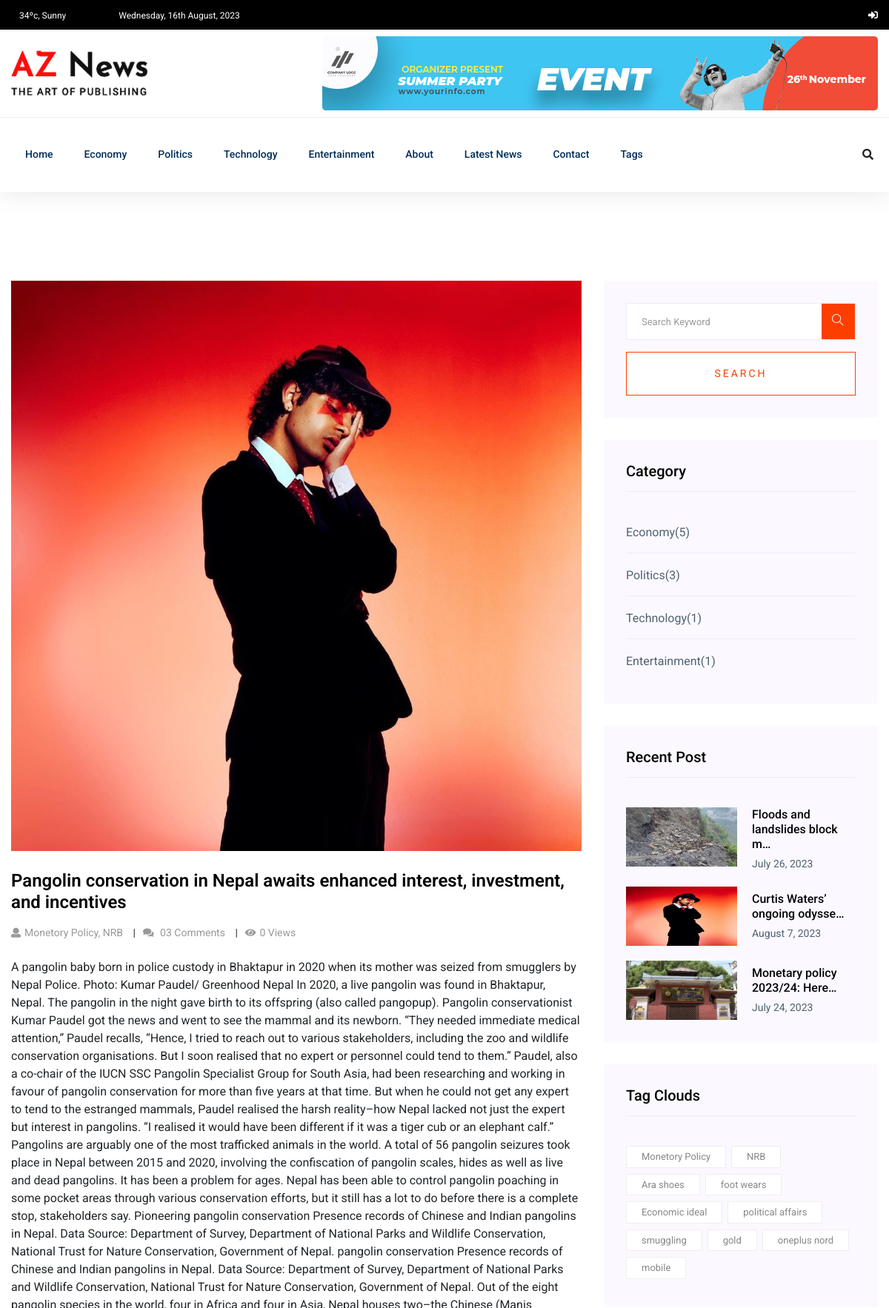
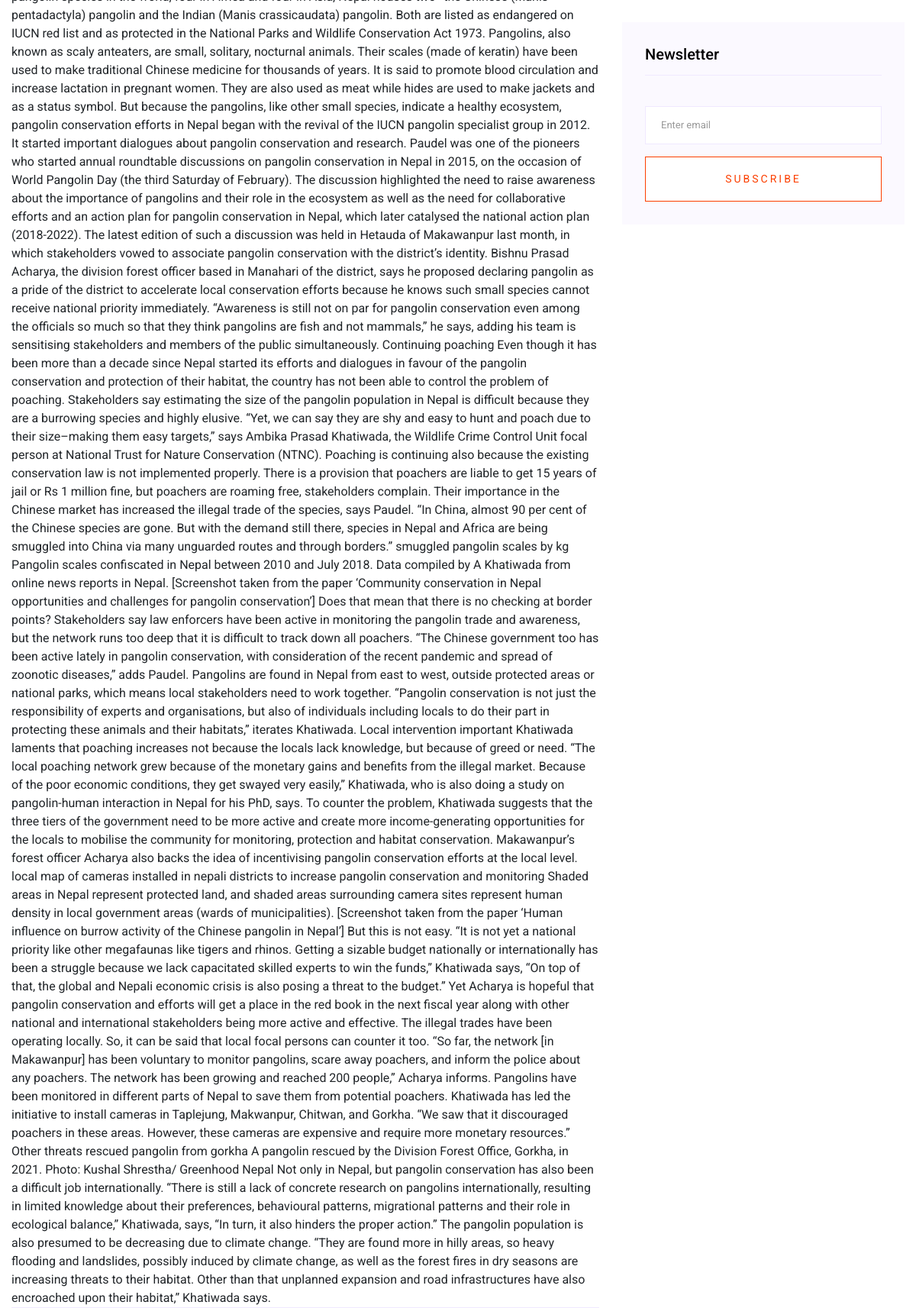
The page /post-detail/10/ (upper part) on the database its author committed (2 pictures, top to bottom).
### newspaper/models.py (models this page shows, shortened)
class TimeStampModel(models.Model):
    created_at = models.DateTimeField(auto_now_add=True)
    updated_at = models.DateTimeField(auto_now=True)
    class Meta:
        abstract = True  # Don't create table in DB

class Category(TimeStampModel):
    name = models.CharField(max_length=100)

class Post(TimeStampModel):
    STATUS_CHOICES = [
        ("active", "Active"),
        ("in_active", "Inactive"),
    ]
    title = models.CharField(max_length=200)
    content = models.TextField()
    featured_image = models.ImageField(upload_to="post_images/%Y/%m/%d", blank=False)
    author = models.ForeignKey("auth.User", on_delete=models.CASCADE)
    status = models.CharField(max_length=20, choices=STATUS_CHOICES, default="active")
    views_count = models.PositiveBigIntegerField(default=0)
    published_at = models.DateTimeField(null=True, blank=True)
    category = models.ForeignKey(Category, on_delete=models.CASCADE)
    tag = models.ManyToManyField(Tag)

class Tag(TimeStampModel):
    name = models.CharField(max_length=100)
    def __str__(self):
        return self.name

### newspaper/views.py (the view)
class PostDetailView(DetailView):
    model = Post
    template_name = "aznews/detail/detail.html"
    context_object_name = "post"
    def get_queryset(self):
        query = super().get_queryset()
        query = query.filter(published_at__isnull=False, status="active")
        return query
    def get_context_data(self, **kwargs):
        context = super().get_context_data(**kwargs)
        obj = self.get_object()
        obj.views_count += 1
        obj.save()
        context["previous_post"] = (
            Post.objects.filter(
                published_at__isnull=False, status="active", id__lt=obj.id
            )
            .order_by("-id")
            .first()
        )
        context["next_post"] = (
            Post.objects.filter(
                published_at__isnull=False, status="active", id__gt=obj.id
            )
            .order_by("id")
            .first()
        )
        return context

### newspaper/navigation.py (called while the page is built)
def navigation(request):
    categories = Category.objects.all()[:5]
    tags = Tag.objects.all()[:10]
    trending_posts = Post.objects.filter(
        published_at__isnull=False, status="active"
    ).order_by("-views_count")[:3]
    return {
        "categories": categories,
        "tags": tags,
        "trending_posts": trending_posts,
    }

### templates/aznews/detail/detail.html (shortened to what this page needs)
{% extends "aznews/base.html" %}
{% block content %}
  <section class="blog_area single-post-area section-padding">
    <div class="container">
      <div class="row">
        <div class="col-lg-8 posts-list">
          {% include "aznews/detail/left/post_detail.html" %}
        </div>
        <div class="col-lg-4">
          <div class="blog_right_sidebar">
            {% include "aznews/list/right/search_form.html" %}
            {% include "aznews/list/right/category.html" %}
            {% include "aznews/list/right/popular_posts.html" %}
            {% include "aznews/list/right/tags.html" %}
            {% include "aznews/list/right/newsletter.html" %}
          </div>
        </div>
      </div>
    </div>
  </section>
{% endblock content %}

### templates/aznews/header.html (shortened to what this page needs)
{% load static %}
<header>
  <div class="header-area">
    <div class="main-header ">
      <div class="header-top black-bg d-none d-md-block">
        <div class="container">
          <div class="col-xl-12">
            <div class="row d-flex justify-content-between align-items-center">
              <div class="header-info-left">
                <ul>
                  <li>
                    34ºc, Sunny
                  </li>
                  <li>
                    {% now "l, jS F, Y" %}
                  </li>
                </ul>
              </div>
              <div class="header-info-right">
                <ul class="header-social">
                  {% if user.is_authenticated %}
                    <li>
                      <a href="{% url 'report:users' %}" title="Download Users">
                        <i class="fas fa-download"></i>
                      </a>
                    </li>
                    <li>
                      <a href="{% url 'report:post-pdf-download' %}" title="Pdf Download">
                        <i class="fas fa-arrow-alt-circle-down"></i>
                      </a>
                    </li>
                    <li>
                      <a href="{% url 'report:post-pdf-view' %}" title="Pdf View">
                        <i class="far fa-file-pdf"></i>
                      </a>
                    </li>
                    <li>
                      <a href="{% url 'news_admin:draft-list' %}"><i class="fas fa-paste"></i></a>
                    </li>
                    <li>
                      <a href="{% url 'news_admin:post-create' %}"><i class="fas fa-plus"></i></a>
                    </li>
                    <li>
                      <a href="{% url 'logout' %}"><i class="fas fa-sign-out-alt"></i></a>
                    </li>
                  {% else %}
                    <li>
                      <a href="{% url 'login' %}"><i class="fas fa-sign-in-alt"></i></a>
                    </li>
                  {% endif %}
                </ul>
              </div>
            </div>
          </div>
        </div>
      </div>
      <div class="header-mid d-none d-md-block">
        <div class="container">
          <div class="row d-flex align-items-center">
            <div class="col-xl-3 col-lg-3 col-md-3">
              <div class="logo">
                <a href="/">
                  <img src="{% static 'aznews/assets/img/logo/logo.png' %}" alt="" />
                </a>
              </div>
            </div>
            <div class="col-xl-9 col-lg-9 col-md-9">
              <div class="header-banner f-right ">
                <img src="{% static 'aznews/assets/img/hero/header_card.jpg' %}" alt="" />
              </div>
            </div>
          </div>
        </div>
      </div>
      <div class="header-bottom header-sticky">
        <div class="container">
          <div class="row align-items-center">
            <div class="col-xl-10 col-lg-10 col-md-12 header-flex">
              <div class="main-menu d-none d-md-block">
                <nav>
                  <ul id="navigation">
                    <li>
                      <a href="/">Home</a>
                    </li>
                    {% for category in categories %}
                      <li>
                        <a href="{% url 'post-by-category' category.id %}">{{ category.name|title }}</a>
                      </li>
                    {% endfor %}
                    <li>
                      <a href="{% url 'about' %}">About</a>
                    </li>
                    <li>
                      <a href="{% url 'post-list' %}">Latest News</a>
                    </li>
                    <li>
                      <a href="{% url 'contact' %}">Contact</a>
                    </li>
                    <li>
                      <a href="#">Tags</a>
                    </li>
                  </ul>
                </nav>
              </div>
            </div>
            <div class="col-xl-2 col-lg-2 col-md-4">
              <div class="header-right-btn f-right d-none d-lg-block">
                <i class="fas fa-search special-tag"></i>
              </div>
            </div>
            <div class="col-12">
            </div>
          </div>
        </div>
      </div>
    </div>
  </div>
</header>

### templates/aznews/detail/left/post_detail.html
<div class="single-post">
  <div class="feature-img">
    <img class="img-fluid"
         src="{{ post.featured_image.url }}"
         alt="{{ post.title }}" />
  </div>
  <div class="blog_details">
    <h2>{{ post.title }}</h2>
    <ul class="blog-info-link mt-3 mb-4">
      <li>
        <a href="#"><i class="fa fa-user"></i>{{ post.tag.all|join:", " }}</a>
      </li>
      <li>
        <a href="#"><i class="fa fa-comments"></i> 03 Comments</a>
      </li>
      <li>
        <a href="#"><i class="fa fa-eye"></i>{{ post.views_count }} Views</a>
      </li>
    </ul>
    {{ post.content|safe }}
  </div>
</div>

### templates/aznews/list/right/category.html
<aside class="single_sidebar_widget post_category_widget">
  <h4 class="widget_title">Category</h4>
  <ul class="list cat-list">
    {% for category in categories %}
      <li>
        <a href="#" class="d-flex">
          <p>{{ category.name|title }}</p>
          <p>({{ category.post_set.count }})</p>
        </a>
      </li>
    {% endfor %}
  </ul>
</aside>

### templates/aznews/list/right/popular_posts.html
<aside class="single_sidebar_widget popular_post_widget">
  <h3 class="widget_title">Recent Post</h3>
  {% for trending_post in trending_posts %}
    <div class="media post_item">
      <img src="{{ trending_post.featured_image.url }}"
           alt="{{ trending_post.title }}"
           width="150px"
           height="80px" />
      <div class="media-body">
        <a href="{% url 'post-detail' trending_post.pk %}">
          <h3>{{ trending_post.title|truncatechars:30 }}</h3>
        </a>
        <p>{{ trending_post.published_at|date:"F j, Y" }}</p>
      </div>
    </div>
  {% endfor %}
</aside>

### templates/aznews/list/right/tags.html
<aside class="single_sidebar_widget tag_cloud_widget">
  <h4 class="widget_title">Tag Clouds</h4>
  <ul class="list">
    {% for tag in tags %}
      <li>
        <a href="#">{{ tag.name }}</a>
      </li>
    {% endfor %}
  </ul>
</aside>

### rows shown on the page
Category: name "Economy", post_set.count "5"
Category: name "Politics", post_set.count "3"
Category: name "Technology", post_set.count "1"
Category: name "Entertainment", post_set.count "1"
Post: featured_image (picture), title "Pangolin conservation in Nepal awaits enhanced interest, investment, and incentives", tag.all "Monetory Policy, NRB", views_count "0", content "A pangolin baby born in police custody in Bhaktapur in 2020 when its mother was seized from smugglers by Nepal Police. Photo: Kumar Paudel/ Greenhood Nepal In 2020, a live pangolin was found in Bhaktapur, Nepal. The pangolin in the night gave birth to its offspring (also called pangopup). Pangolin conservationist Kumar Paudel got the news and went to see the mammal and its newborn. “They needed immediate medical attention,” Paudel recalls, “Hence, I tried to reach out to various stakeholders, including the zoo and wildlife conservation organisations. But I soon realised that no expert or personnel could tend to them.” Paudel, also a co-chair of the IUCN SSC Pangolin Specialist Group for…"
Post: featured_image (picture), title "Floods and landslides block m…", published_at "July 26, 2023"
Post: featured_image (picture), title "Curtis Waters’ ongoing odysse…", published_at "August 7, 2023"
Post: featured_image (picture), title "Monetary policy 2023/24: Here…", published_at "July 24, 2023"
Tag: name "Monetory Policy"
Tag: name "NRB"
Tag: name "Ara shoes"
Tag: name "foot wears"
Tag: name "Economic ideal"
Tag: name "political affairs"
Tag: name "smuggling"
Tag: name "gold"
Tag: name "oneplus nord"
Tag: name "mobile"
